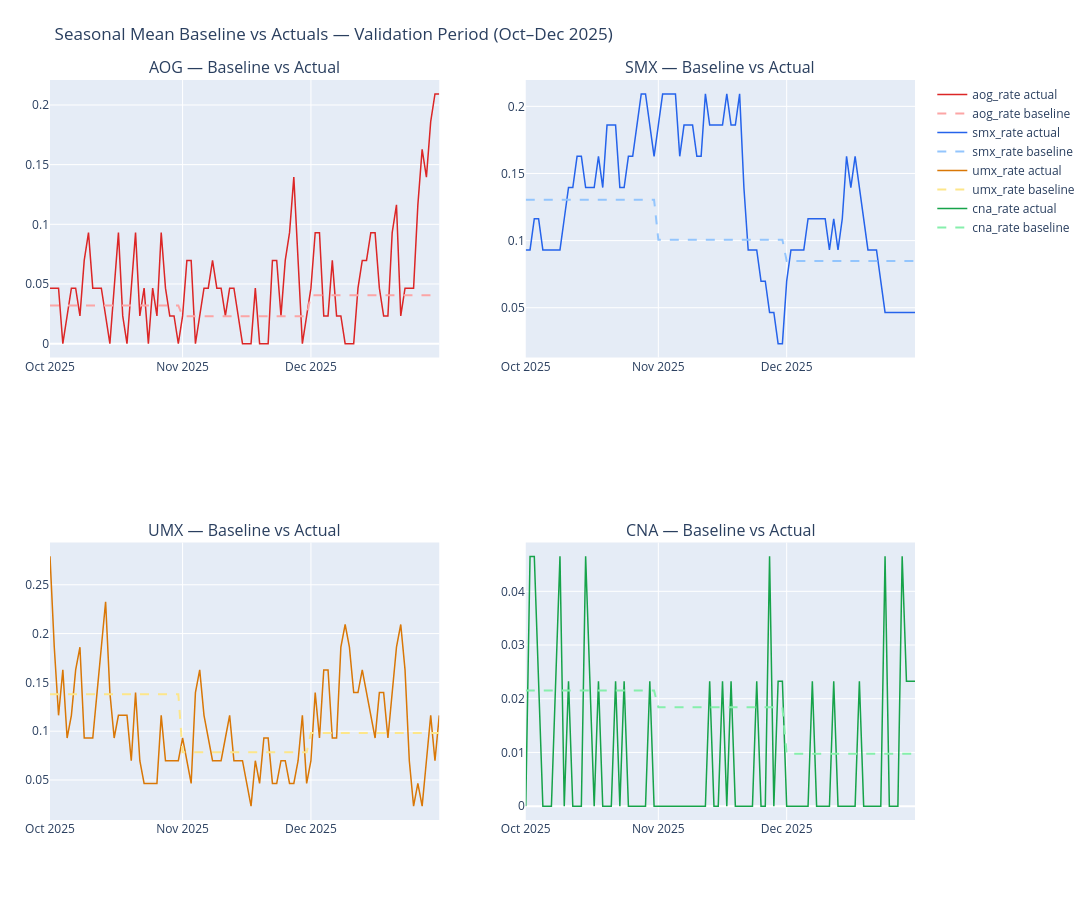

Notebook cell for this chart:
### Code cell
# ── Section 2: Seasonal Mean Baseline ────────────────────────────

rate_cols = ["aog_rate", "smx_rate", "umx_rate", "cna_rate"]

# compute monthly mean for each rate from TRAINING data only
monthly_means = (
    df_train
    .with_columns(pl.col("DATE_DAY").dt.month().alias("month"))
    .group_by("month")
    .agg([pl.col(c).mean().alias(f"{c}_baseline") for c in rate_cols])
    .sort("month")
)

print("Monthly mean rates (training data):")
print(monthly_means)

# ── apply baseline to validation set ─────────────────────────────
df_val_baseline = (
    df_val
    .with_columns(pl.col("DATE_DAY").dt.month().alias("month"))
    .join(monthly_means, on="month", how="left")
)

# ── compute RMSE and MAE per component ───────────────────────────
# Why both RMSE and MAE?
# MAE = average absolute error (treats all errors equally)
# RMSE = penalises large errors more (a 20% spike matters more than two 10% errors)
# For supply forecasting, large errors matter more → RMSE is primary metric

results_baseline = {}
for col in rate_cols:
    actual    = df_val_baseline[col].to_numpy()
    predicted = df_val_baseline[f"{col}_baseline"].to_numpy()
    mae  = np.mean(np.abs(actual - predicted))
    rmse = np.sqrt(np.mean((actual - predicted) ** 2))
    results_baseline[col] = {"MAE": round(mae, 6), "RMSE": round(rmse, 6)}
    print(f"{col:12s} → RMSE: {rmse:.6f}  |  MAE: {mae:.6f}")

# ── plot baseline predictions vs actuals ─────────────────────────
fig = make_subplots(rows=2, cols=2, subplot_titles=[
    f"AOG — Baseline vs Actual",
    f"SMX — Baseline vs Actual",
    f"UMX — Baseline vs Actual",
    f"CNA — Baseline vs Actual"
])

colors_actual   = ["#dc2626","#2563eb","#d97706","#16a34a"]
colors_baseline = ["#fca5a5","#93c5fd","#fde68a","#86efac"]

for idx, col in enumerate(rate_cols):
    row, col_pos = divmod(idx, 2)
    dates = df_val_baseline["DATE_DAY"].to_list()

    fig.add_trace(go.Scatter(
        x=dates, y=df_val_baseline[col].to_list(),
        mode="lines", name=f"{col} actual",
        line=dict(color=colors_actual[idx], width=1.5)
    ), row=row+1, col=col_pos+1)

    fig.add_trace(go.Scatter(
        x=dates, y=df_val_baseline[f"{col}_baseline"].to_list(),
        mode="lines", name=f"{col} baseline",
        line=dict(color=colors_baseline[idx], width=2, dash="dash")
    ), row=row+1, col=col_pos+1)

fig.update_layout(
    title="Seasonal Mean Baseline vs Actuals — Validation Period (Oct–Dec 2025)",
    height=900, width=1200,
    margin=dict(l=50, r=50, t=80, b=80)
)
fig.show()
